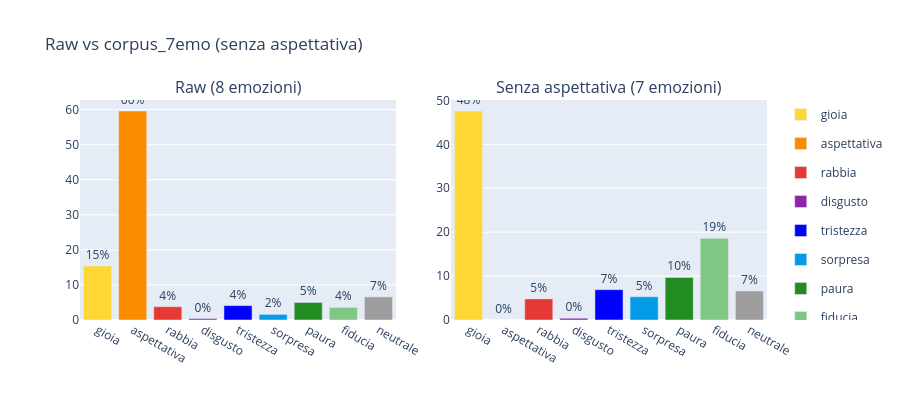

The notebook cell this image was saved under:
### Markdown cell above
## 1° passo: rimozione di aspettativa (corpus_7emo)

Come `corpus_sei_emo` in ItEm (che escludeva fiducia e attese), escludiamo aspettativa per vedere la struttura emotiva sottostante.

### Code cell
df_7emo  = detect_emotions(df_corpus, df_tokens, df_elita_orig, emotions=SEVEN_EMOTIONS)
counts_7 = df_7emo['dominant_emotion'].value_counts()

plot_emotion_grid(
    panels=[
        ('Raw (8 emozioni)',df_raw),
        ('Senza aspettativa (7 emozioni)',df_7emo),
    ],
    total=total,
    title='Raw vs corpus_7emo (senza aspettativa)',
    emotions=BASIC_EMOTIONS,
    height=400,
).show()

### Figure 1 — Plotly figure (JSON) as saved in the notebook; plotly's stock layout.template omitted (floating-point values rounded to 4 significant figures)
{"data": [{"legendgroup": "gioia", "marker": {"color": "#FDD835"}, "name": "gioia", "showlegend": true, "text": ["15%"], "textposition": "outside", "x": ["gioia"], "y": [15.4], "type": "bar", "xaxis": "x", "yaxis": "y"}, {"legendgroup": "aspettativa", "marker": {"color": "#FB8C00"}, "name": "aspettativa", "showlegend": true, "text": ["60%"], "textposition": "outside", "x": ["aspettativa"], "y": [59.6], "type": "bar", "xaxis": "x", "yaxis": "y"}, {"legendgroup": "rabbia", "marker": {"color": "#E53935"}, "name": "rabbia", "showlegend": true, "text": ["4%"], "textposition": "outside", "x": ["rabbia"], "y": [3.8], "type": "bar", "xaxis": "x", "yaxis": "y"}, {"legendgroup": "disgusto", "marker": {"color": "#8E24AA"}, "name": "disgusto", "showlegend": true, "text": ["0%"], "textposition": "outside", "x": ["disgusto"], "y": [0.4], "type": "bar", "xaxis": "x", "yaxis": "y"}, {"legendgroup": "tristezza", "marker": {"color": "#0000FF"}, "name": "tristezza", "showlegend": true, "text": ["4%"], "textposition": "outside", "x": ["tristezza"], "y": [4.1], "type": "bar", "xaxis": "x", "yaxis": "y"}, {"legendgroup": "sorpresa", "marker": {"color": "#039BE5"}, "name": "sorpresa", "showlegend": true, "text": ["2%"], "textposition": "outside", "x": ["sorpresa"], "y": [1.6], "type": "bar", "xaxis": "x", "yaxis": "y"}, {"legendgroup": "paura", "marker": {"color": "#228B22"}, "name": "paura", "showlegend": true, "text": ["5%"], "textposition": "outside", "x": ["paura"], "y": [5.0], "type": "bar", "xaxis": "x", "yaxis": "y"}, {"legendgroup": "fiducia", "marker": {"color": "#81C784"}, "name": "fiducia", "showlegend": true, "text": ["4%"], "textposition": "outside", "x": ["fiducia"], "y": [3.6], "type": "bar", "xaxis": "x", "yaxis": "y"}, {"legendgroup": "neutrale", "marker": {"color": "#9E9E9E"}, "name": "neutrale", "showlegend": true, "text": ["7%"], "textposition": "outside", "x": ["neutrale"], "y": [6.6], "type": "bar", "xaxis": "x", "yaxis": "y"}, {"legendgroup": "gioia", "marker": {"color": "#FDD835"}, "name": "gioia", "showlegend": false, "text": ["48%"], "textposition": "outside", "x": ["gioia"], "y": [47.6], "type": "bar", "xaxis": "x2", "yaxis": "y2"}, {"legendgroup": "aspettativa", "marker": {"color": "#FB8C00"}, "name": "aspettativa", "showlegend": false, "text": ["0%"], "textposition": "outside", "x": ["aspettativa"], "y": [0.0], "type": "bar", "xaxis": "x2", "yaxis": "y2"}, {"legendgroup": "rabbia", "marker": {"color": "#E53935"}, "name": "rabbia", "showlegend": false, "text": ["5%"], "textposition": "outside", "x": ["rabbia"], "y": [4.8], "type": "bar", "xaxis": "x2", "yaxis": "y2"}, {"legendgroup": "disgusto", "marker": {"color": "#8E24AA"}, "name": "disgusto", "showlegend": false, "text": ["0%"], "textposition": "outside", "x": ["disgusto"], "y": [0.4], "type": "bar", "xaxis": "x2", "yaxis": "y2"}, {"legendgroup": "tristezza", "marker": {"color": "#0000FF"}, "name": "tristezza", "showlegend": false, "text": ["7%"], "textposition": "outside", "x": ["tristezza"], "y": [6.9], "type": "bar", "xaxis": "x2", "yaxis": "y2"}, {"legendgroup": "sorpresa", "marker": {"color": "#039BE5"}, "name": "sorpresa", "showlegend": false, "text": ["5%"], "textposition": "outside", "x": ["sorpresa"], "y": [5.3], "type": "bar", "xaxis": "x2", "yaxis": "y2"}, {"legendgroup": "paura", "marker": {"color": "#228B22"}, "name": "paura", "showlegend": false, "text": ["10%"], "textposition": "outside", "x": ["paura"], "y": [9.7], "type": "bar", "xaxis": "x2", "yaxis": "y2"}, {"legendgroup": "fiducia", "marker": {"color": "#81C784"}, "name": "fiducia", "showlegend": false, "text": ["19%"], "textposition": "outside", "x": ["fiducia"], "y": [18.6], "type": "bar", "xaxis": "x2", "yaxis": "y2"}, {"legendgroup": "neutrale", "marker": {"color": "#9E9E9E"}, "name": "neutrale", "showlegend": false, "text": ["7%"], "textposition": "outside", "x": ["neutrale"], "y": [6.6], "type": "bar", "xaxis": "x2", "yaxis": "y2"}], "layout": {"xaxis": {"anchor": "y", "domain": [0.0, 0.46]}, "yaxis": {"anchor": "x", "domain": [0.0, 1.0]}, "xaxis2": {"anchor": "y2", "domain": [0.54, 1.0]}, "yaxis2": {"anchor": "x2", "domain": [0.0, 1.0]}, "annotations": [{"font": {"size": 16}, "showarrow": false, "text": "Raw (8 emozioni)", "x": 0.23, "xanchor": "center", "xref": "paper", "y": 1.0, "yanchor": "bottom", "yref": "paper"}, {"font": {"size": 16}, "showarrow": false, "text": "Senza aspettativa (7 emozioni)", "x": 0.77, "xanchor": "center", "xref": "paper", "y": 1.0, "yanchor": "bottom", "yref": "paper"}], "title": {"text": "Raw vs corpus_7emo (senza aspettativa)"}, "barmode": "group", "height": 400}}
